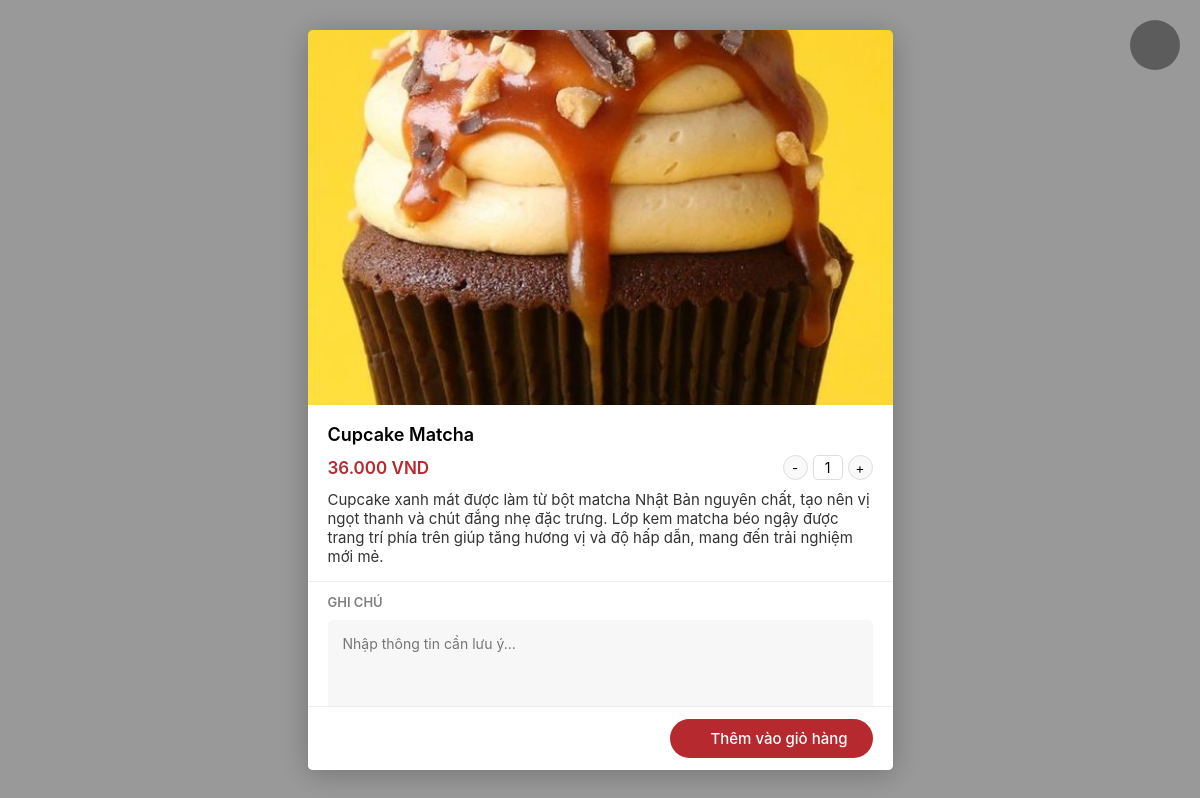
The page /detail.php?ProductID=40 on the database its author committed.
### tables this page shows
CREATE TABLE `product` (
  `ProductID` int(11) NOT NULL,
  `ProductName` varchar(50) NOT NULL,
  `Description` varchar(1000) NOT NULL,
  `CateID` int(11) NOT NULL,
  `ProductImage` varchar(255) NOT NULL,
  `Price` decimal(10,2) NOT NULL
);

### detail.php (the view, shortened to what this page needs)
<!DOCTYPE html>
<html lang="en">
<head>
    <link rel="stylesheet" href="./assets/css/main.css">
    <link rel="stylesheet" href="./assets/css/home-responsive.css">
    <link rel="stylesheet" href="./assets/css/toast-message.css">
    <link rel="stylesheet" href="./assets/font/font-awesome-pro-v6-6.2.0/css/all.min.css"/>
</head>
<body>
<?php
  include './connect_db.php';
  $result = mysqli_query($con, "SELECT * FROM `product` WHERE ProductID = ".$_GET['ProductID']);
  $detail = mysqli_fetch_assoc($result);
  $isLoggedIn = isset($_SESSION['username']);
?>
    <div class="modal product-detail open">
        <button class="modal-close close-popup"><i class="fa-thin fa-xmark"></i></button>
        <div class="modal-container mdl-cnt" id="product-detail-content">
            <div class="modal-header">
                <img class="product-image" src="./<?= $detail['ProductImage'] ?>" alt="">
            </div>
            <form id="add-to-cart-form" action="index.php?action=add" method="POST">
                <div class="modal-body">
                    <h2 class="product-title"><?= $detail['ProductName'] ?></h2>
                    <div class="product-control">
                        <div class="priceBox">
                            <span class="current-price"><?= number_format($detail['Price'], 0, ",", ".") ?> VND</span>
                        </div>
                        <div class="buttons_added">
                            <input class="minus is-form" type="button" value="-">
                            <input class="input-qty" max="100" min="1" name="quantity[<?=$detail['ProductID']?>]" type="number" value="1">
                            <input class="plus is-form" type="button" value="+" >
                        </div>
                    </div>
                    <p class="product-description"><?= $detail['Description'] ?></p>
                </div>
                <div class="notebox">
                    <p class="notebox-title">Ghi chú</p>
                    <textarea class="text-note" id="popup-detail-note" name="note" placeholder="Nhập thông tin cần lưu ý..."></textarea>
                </div>
                <div class="modal-footer">
                    <div class="modal-footer-control">
                        <button class="button-dat" id="add-cart" type="button" onclick="handleAddToCart(<?= json_encode($isLoggedIn) ?>)"><i class="fa-light fa-basket-shopping"></i> Thêm vào giỏ hàng</button>
                    </div>
                </div>
            </form>
        </div>
    </div>
</body>
</html>

### assets/css/main.css (style rules this page uses)
:root { --white: #fff; --black: #000; --text-color: #333; --red: #B5292F; }
* { padding: 0; margin: 0; box-sizing: border-box; }
html { scroll-behavior: smooth; }
body { background-color: #fff; position: relative; }
body,input,button,textarea,pre { font-family: SFProDisplay, sans-serif; -webkit-tap-highlight-color: rgba(0, 0, 0, 0) }
input[type=number] { -moz-appearance: textfield; }
.modal { background-color: rgba(0, 0, 0, .4); position: fixed; top: 0; right: 0; left: 0; bottom: 0; display: flex; justify-content: center; align-items: center; opacity: 0; pointer-events: none; transition: opacity 0.3s ease; z-index: 16; }
.modal.open { pointer-events: auto; opacity: 1; }
.modal.open .modal-container { transform: scale(1); }
.modal-close { background-color: rgb(0 0 0 / 40%); height: 50px; width: 50px; border-radius: 50%; font-size: 28px; color: var(--white); border: 0; position: absolute; top: 20px; right: 20px; padding: 20px; cursor: pointer; display: flex; justify-content: center; align-items: center; }
.modal-close i { transition: all 0.4s; }
.modal-container { background-color: var(--white); max-height: calc(100vh - 60px); box-shadow: 0px 4px 30px rgb(0 0 0 / 25%); border-radius: 5px; overflow: hidden; overflow-y: scroll; overflow-y: overlay; position: relative; transform: scale(0.8); transition: 0.3s ease; }
.product-detail .modal-container { width: 585px; }
.modal-body { padding: 15px 20px; }
.product-image { width: 100%; object-fit: cover; max-height: 375px; }
h2.product-title { color: var(--black); font-size: 18px; font-weight: 600; margin-bottom: 10px; }
.product-control { display: flex; justify-content: space-between; align-items: center; margin-bottom: 10px; }
.priceBox .current-price { color: var(--red); font-weight: 600; font-size: 17px; }
.buttons_added { display: -ms-inline-flexbox; display: inline-flex; white-space: nowrap; }
.is-form { background-color: #f9f9f9; height: 25px; width: 25px; border: 1px solid #ddd; cursor: pointer; line-height: 20px; }
.is-form.plus,.is-form.minus { border-radius: 50%; }
.input-qty { background-color: #fff; height: 25px; width: 30px; text-align: center; font-size: 14px; display: inline-block; margin: 0 5px; border: 1px solid #ddd; padding: 0; border-radius: 5px; outline: none; }
.product-description { color: var(--text-color); font-size: 15px; }
.notebox { border-top: 1px solid #eee; padding: 12px 20px; }
.notebox-title { color: #808080; text-transform: uppercase; font-size: 13px; font-weight: 600; margin-bottom: 10px; }
.text-note { width: 100%; height: 100px; border: none; outline: none; border-radius: 5px; padding: 15px; background-color: #F7F7F7; font-size: 14px; }
.modal-footer { padding: 12px 20px; display: flex; justify-content: flex-end; border-top: 1px solid #eee; background-color: var(--white); position: sticky; bottom: 0; }
.modal-footer-control button { background-color: var(--red); border: none; outline: none; color: var(--white); padding: 10px 25px; font-size: 15px; border-radius: 25px; font-weight: 500; cursor: pointer; }
input[type=number] { --moz-appearance: textfield; }

### rows shown on the page
product: ProductImage (picture), ProductName "Cupcake Matcha", Price "36.000", Description "Cupcake xanh mát được làm từ bột matcha Nhật Bản nguyên chất, tạo nên vị ngọt thanh và chút đắng nhẹ đặc trưng. Lớp kem matcha béo ngậy được trang trí phía trên giúp tăng hương vị và độ hấp dẫn, mang đến trải nghiệm mới mẻ."
